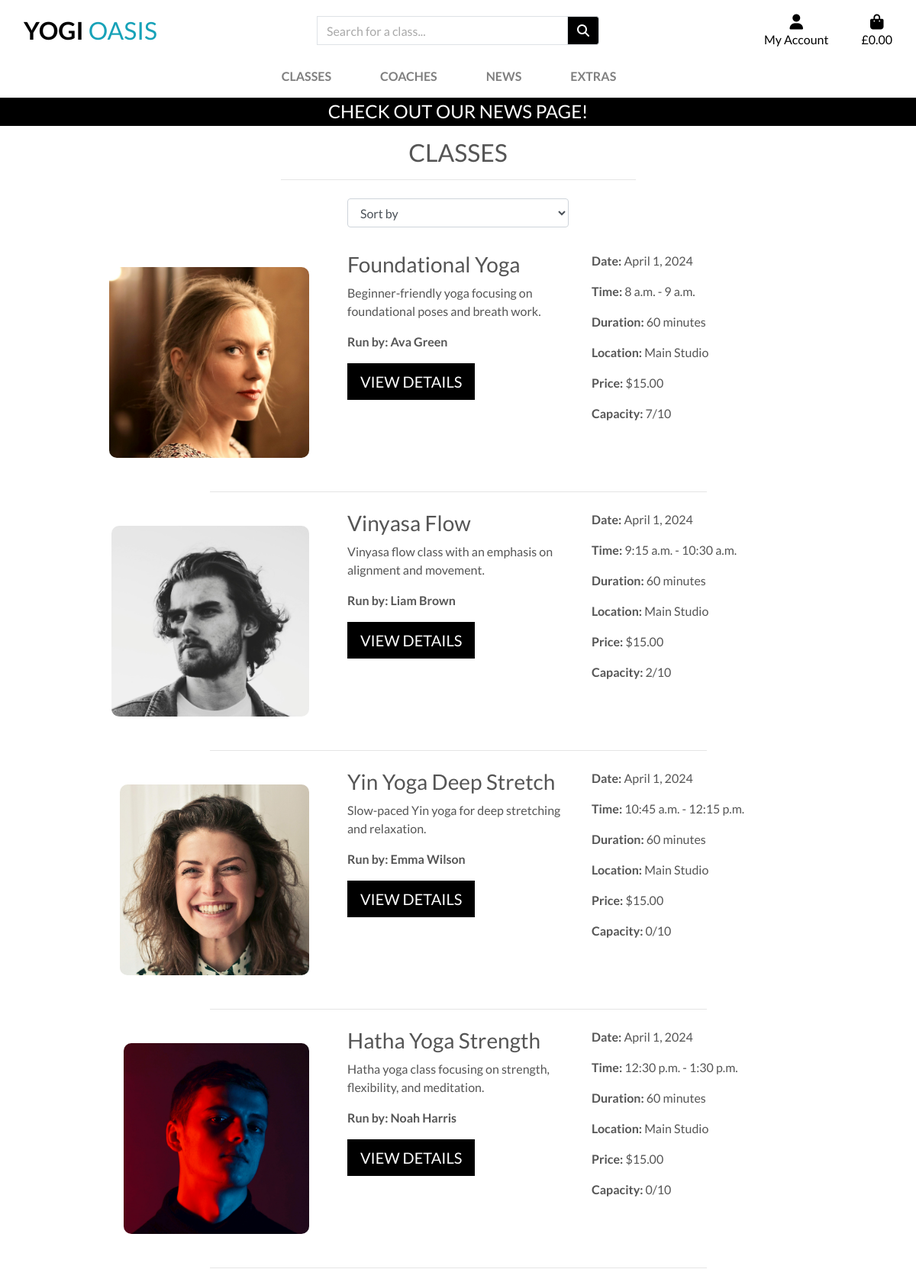
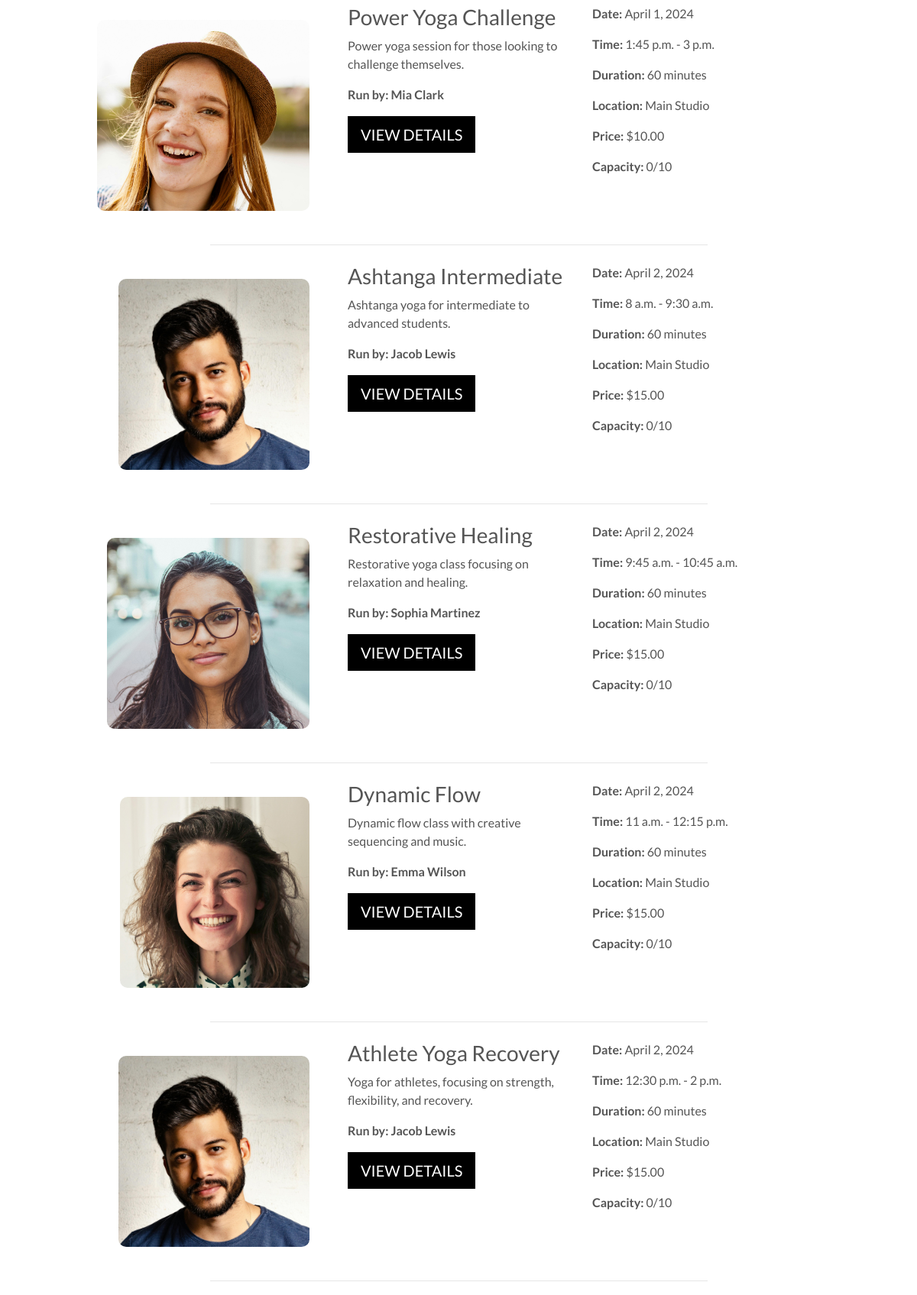
/classes/ (upper part), run on the app's committed database (2 pictures, top to bottom).
### classes/models.py (models this page shows, shortened)
class Lesson(models.Model):
    class_id = models.CharField(max_length=100)
    title = models.CharField(max_length=200)
    introduction = models.TextField(blank=True, null=True)
    long_description = models.TextField(blank=True, null=True)
    description = models.TextField()
    date = models.DateField()
    start_time = models.TimeField()
    finish_time = models.TimeField()
    duration = models.IntegerField()
    instructor_name = models.CharField(max_length=100)
    instructor_image = models.ImageField(null=True, blank=True)
    location = models.CharField(max_length=100)
    cost = models.DecimalField(max_digits=6, decimal_places=2)
    max_capacity = models.IntegerField()
    current_capacity = models.IntegerField()

### classes/views.py (the view, shortened to what this page needs)
# urls.py: path('', views.all_classes, name='classes'),
def all_classes(request):
    lessons = Lesson.objects.all()
    query = None
    sort = None
    direction = "asc"  # Sets the default direction to ascending
    context = {
        'lessons': lessons,
        'search_term': query,
        'current_sorting': sort,
    }
    return render(request, 'classes/classes.html', context)

### cart/contexts.py (called while the page is built, shortened)
def cart_contents(request):
    cart_items = []
    total = 0
    product_count = 0
    cart = request.session.get('cart', {})
    context = {
        'cart_items': cart_items,
        'total': total,
        'product_count': product_count,
    }
    return context

### classes/templates/classes/classes.html (shortened to what this page needs)
{% extends "base.html" %}
{% load static %}
{% block page_header %}
<div class="container header-container">
    <div class="row">
        <div class="col">
        </div>
    </div>
</div>
{% endblock %}
{% block content %}
<div class="container">
    <div class="row">
        <div class="col text-center mt-3">
            <h2 class="logo-font">Classes</h2>
            <hr class="w-50 mb-4">
        </div>
    </div>
    <div class="row">
        <div class="col-md-4 offset-md-4 text-center mb-3">
            <form method="get" action="">
                <div class="form-group">
                    <select class="form-control" onchange="this.form.submit()" name="sort">
                        <option value="">Sort by</option>
                    </select>
                </div>
            </form>
        </div>
    </div>
    <div class="row">
        <div class="col">
            {% for lesson in lessons %}
            <div class="row mb-4 align-items-stretch class-container">
                <div class="col-md-4 d-flex justify-content-end">
                    <img class="class-image img-fluid" src="{{ lesson.instructor_image.url }}" alt="{{ lesson.title }}">
                </div>
                <div class="col-md-4">
                    <h3>{{ lesson.title }}</h3>
                    <p>{{ lesson.description }}</p>
                    <p class="font-weight-bold">Run by: {{ lesson.instructor_name }}</p>
                    <a href="{% url 'class_detail' lesson.id %}" class="book-now-button btn btn-lg rounded-0 text-uppercase py-2" style="min-width: 160px;">View details</a>
                </div>
                <div class="col-md-4" style="text-align:left;">
                    <p><b>Date:</b> {{ lesson.date }}</p>
                    <p><b>Time:</b> {{ lesson.start_time }} - {{ lesson.finish_time }}</p>
                    <p><b>Duration:</b> {{ lesson.duration }} minutes</p>
                    <p><b>Location:</b> {{ lesson.location }}</p>
                    <p><b>Price:</b> ${{ lesson.cost }}</p>
                    <p><b>Capacity:</b> {{ lesson.current_capacity }}/{{ lesson.max_capacity }}</p>
                </div>
            </div>
            {% if not forloop.last %}
            <hr class="mb-4" style="width:70%;">
            {% endif %}
            {% empty %}
            <div class="row">
                <div class="col">
                    <p>No classes available at the moment.</p>
                </div>
            </div>
            {% endfor %}
        </div>
    </div>
{% endblock %}

### templates/base.html (shortened to what this page needs)
{% load static %}
<!doctype html>
<html lang="en">
<head>
    {% block corecss %}
    <link rel="stylesheet" href="https://cdn.jsdelivr.net/npm/bootstrap@4.1.3/dist/css/bootstrap.min.css"
>
    <link rel="stylesheet" href="{% static 'css/base.css' %}">
    {% endblock %}
    </body>
</head>
<body>
    <header class="container-fluid fixed-top">
        <div id="topnav" class="row bg-white pt-lg-2 d-none d-lg-flex">
            <div class="col-12 col-lg-4 my-auto py-1 py-lg-0 text-center text-lg-left">
                <a href="{% url 'home' %}" class="nav-link main-logo-link">
                    <h2 class="logo-font text-black my-0" style="color: #17a2b8;"><strong
                            style="color: black;">Yogi</strong> Oasis</h2>
                </a>
            </div>
            <div class="col-12 col-lg-4 my-auto py-1 py-lg-0">
                <form method="GET" action="{% url 'classes' %}">
                    <div class="input-group w-100">
                        <input class="form-control border boder-black rounded-0" type="text" name="q"
                            placeholder="Search for a class...">
                        <div class="input-group-append">
                            <button class="form-control btn btn-black border border-black rounded-8" type="submit">
                                <span class="icone">
                                    <i class="fas fa-search"></i>
                                </span>
                            </button>
                        </div>
                    </div>
                </form>
            </div>
            <div class="col-12 col-lg-4 my-auto py-1 py-lg-0">
                <ul class="list-inline list-unstyled text-center text-lg-right my-0">
                        <li class="list-inline-item dropdown">
                            <a class="text-black nav-link" href="#" id="user-options" data-toggle="dropdown" aria-haspopup="true" aria-expanded="false">
                                <div class="text-center">
                                    <div><i class="fas fa-user fa-lg"></i></div>
                                    <p class="my-0">My Account</p>
                                </div>
                            </a>
                        </li>
                    <li class="list-inline-item">
                        <a class="{% if total %}text-info font-weight-bold{% else %}text-black{% endif %} nav-link"
                            href="{% url 'view_cart' %}">
                            <div class="text-center">
                                <div><i class="fas fa-shopping-bag fa-lg"></i></div>
                                <p class="my-0">
                                    {% if total %}
                                    £{{ total|floatformat:2 }}
                                    {% else %}
                                    £0.00
                                    {% endif %}
                                </p>
                            </div>
                        </a>
                    </li>
                </ul>
            </div>
        </div>
        <div class="row bg-white">
            <nav class="navbar navbar-expand-lg navbar-light w-100">
                {% include 'includes/main-nav.html' %}
            </nav>
        </div>
        <div id="announcement-banner" class="row text-center">
            <div class="col bg-black text-white">
                <h4 class="logo-font my-1">Check out our news page!</h4>
            </div>
        </div>
    </header>
    {% block page_header %}
    {% endblock %}
    {% block content %}
    {% endblock %}
</body>
</html>

### templates/includes/main-nav.html (shortened to what this page needs)
<div class="collapse navbar-collapse" id="main-nav">
    <ul class="navbar-nav w-auto mx-auto">
        <li class="nav-item">
            <a class="logo-font font-weight-bold nav-link text-black mr-5" href="{% url 'classes' %}" id="all-classes-link">
                Classes
            </a>
        </li>
        <li class="nav-item">
            <a class="logo-font font-weight-bold nav-link text-black mr-5" href="{% url 'coaches' %}" id="coaches-link">
                Coaches
            </a>
        </li>
        <li class="nav-item">
            <a class="logo-font font-weight-bold nav-link text-black mr-5" href="#" id="all-classes-link" data-toggle="dropdown" >
                News
            </a>
        </li>
        <li class="nav-item dropdown">
            <a class="logo-font font-weight-bold nav-link text-black mr-5" href="#" id="all-classes-link" data-toggle="dropdown" aria-haspopup="true" aria-expanded="false">
                Extras
            </a>
        </li>
    </ul>
</div>

### static/css/base.css (style rules this page uses)
html { height: 100%; }
body { background: url('/media/pexels-thiago-2410573.jpg') no-repeat center center fixed; background-size: cover; height: calc(100vh - 164px); color: #555; font-family: 'Lato'; }
.logo-font { text-transform: uppercase; }
.main-logo-link { width: fit-content; }
.book-now-button { background: black; color: white; min-width: 260px; }
.btn-black { background: black; color: white; }
.text-black { color: black; }
.border-black { border: 1px solid black; }
.bg-black { background: black; }
.class-image { height: 250px; margin: 20px; border-radius: 10px; display: block; object-fit: cover; }
.class-container { display: flex; justify-content: space-between; }
.class-container > div { padding: 0 15px; }
input[name='q']::placeholder { color: darkgrey; }
@media (min-width: 992px) { .header-container { padding-top: 164px; } }
@media (min-width: 992px) { .class-container { flex-direction: row; } }
@media (min-width: 1200px) { .container { max-width: 80%; } }

### data on the page
Lesson: instructor_image (picture), title "Foundational Yoga", description "Beginner-friendly yoga focusing on foundational poses and breath work.", instructor_name "Ava Green", date "April 1, 2024", start_time "8 a.m.", finish_time "9 a.m.", duration "60", location "Main Studio", cost "15.00", current_capacity "7", max_capacity "10"
Lesson: instructor_image (picture), title "Vinyasa Flow", description "Vinyasa flow class with an emphasis on alignment and movement.", instructor_name "Liam Brown", date "April 1, 2024", start_time "9:15 a.m.", finish_time "10:30 a.m.", duration "60", location "Main Studio", cost "15.00", current_capacity "2", max_capacity "10"
Lesson: instructor_image (picture), title "Yin Yoga Deep Stretch", description "Slow-paced Yin yoga for deep stretching and relaxation.", instructor_name "Emma Wilson", date "April 1, 2024", start_time "10:45 a.m.", finish_time "12:15 p.m.", duration "60", location "Main Studio", cost "15.00", current_capacity "0", max_capacity "10"
Lesson: instructor_image (picture), title "Hatha Yoga Strength", description "Hatha yoga class focusing on strength, flexibility, and meditation.", instructor_name "Noah Harris", date "April 1, 2024", start_time "12:30 p.m.", finish_time "1:30 p.m.", duration "60", location "Main Studio", cost "15.00", current_capacity "0", max_capacity "10"
Lesson: instructor_image (picture), title "Power Yoga Challenge", description "Power yoga session for those looking to challenge themselves.", instructor_name "Mia Clark", date "April 1, 2024", start_time "1:45 p.m.", finish_time "3 p.m.", duration "60", location "Main Studio", cost "10.00", current_capacity "0", max_capacity "10"
Lesson: instructor_image (picture), title "Ashtanga Intermediate", description "Ashtanga yoga for intermediate to advanced students.", instructor_name "Jacob Lewis", date "April 2, 2024", start_time "8 a.m.", finish_time "9:30 a.m.", duration "60", location "Main Studio", cost "15.00", current_capacity "0", max_capacity "10"
Lesson: instructor_image (picture), title "Restorative Healing", description "Restorative yoga class focusing on relaxation and healing.", instructor_name "Sophia Martinez", date "April 2, 2024", start_time "9:45 a.m.", finish_time "10:45 a.m.", duration "60", location "Main Studio", cost "15.00", current_capacity "0", max_capacity "10"
Lesson: instructor_image (picture), title "Dynamic Flow", description "Dynamic flow class with creative sequencing and music.", instructor_name "Emma Wilson", date "April 2, 2024", start_time "11 a.m.", finish_time "12:15 p.m.", duration "60", location "Main Studio", cost "15.00", current_capacity "0", max_capacity "10"
Lesson: instructor_image (picture), title "Athlete Yoga Recovery", description "Yoga for athletes, focusing on strength, flexibility, and recovery.", instructor_name "Jacob Lewis", date "April 2, 2024", start_time "12:30 p.m.", finish_time "2 p.m.", duration "60", location "Main Studio", cost "15.00", current_capacity "0", max_capacity "10"
